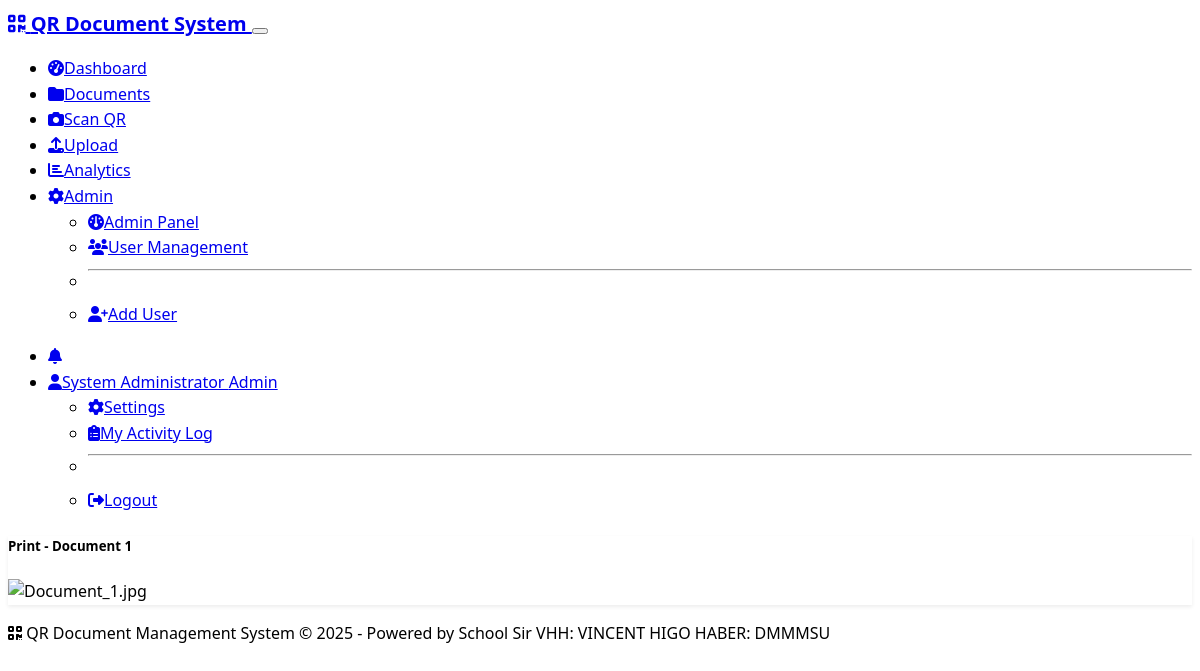
/document/10/print (signed in), run on the app's committed database.
### models.py (models this page shows, shortened)
class User(UserMixin, db.Model):
    id = db.Column(db.Integer, primary_key=True)
    username = db.Column(db.String(64), unique=True, nullable=False, index=True)
    email = db.Column(db.String(120), unique=True, nullable=False, index=True)
    password_hash = db.Column(db.String(256), nullable=False)
    first_name = db.Column(db.String(50), nullable=False)
    last_name = db.Column(db.String(50), nullable=False)
    student_id = db.Column(db.String(20), unique=True, nullable=True)
    role_id = db.Column(db.Integer, db.ForeignKey('role.id'), nullable=False)
    is_active = db.Column(db.Boolean, default=True)
    last_login = db.Column(db.DateTime)
    created_at = db.Column(db.DateTime, default=datetime.utcnow)
    uploaded_documents = db.relationship('Document', foreign_keys='Document.uploaded_by_id', backref='uploader', lazy='dynamic')
    owned_documents = db.relationship('Document', foreign_keys='Document.owner_id', backref='owner', lazy='dynamic')
    access_logs = db.relationship('AccessLog', backref='user', lazy='dynamic')
    def get_full_name(self):
        return f"{self.first_name} {self.last_name}"
    def has_role(self, role_name):
        return self.role and self.role.name == role_name
    def can_access_admin(self):
        return self.has_role('Admin')
    def can_upload_documents(self):
        return self.has_role('Admin') or self.has_role('Teacher') or self.has_role('Registrar')

class Role(db.Model):
    id = db.Column(db.Integer, primary_key=True)
    name = db.Column(db.String(50), unique=True, nullable=False)
    users = db.relationship('User', backref='role', lazy='dynamic')

class Document(db.Model):
    id = db.Column(db.Integer, primary_key=True)
    title = db.Column(db.String(200), nullable=False)
    filename = db.Column(db.String(200), nullable=False)
    file_path = db.Column(db.String(500), nullable=False)
    file_size = db.Column(db.Integer)
    file_type = db.Column(db.String(50))
    qr_code_path = db.Column(db.String(500))
    qr_code_data = db.Column(db.Text)  # Stores the QR code content
    document_number = db.Column(db.String(50), unique=True, nullable=True)
    document_type_id = db.Column(db.Integer, db.ForeignKey('document_type.id'), nullable=False)
    uploaded_by_id = db.Column(db.Integer, db.ForeignKey('user.id'), nullable=False)
    owner_id = db.Column(db.Integer, db.ForeignKey('user.id'), nullable=False)
    created_at = db.Column(db.DateTime, default=datetime.utcnow)
    updated_at = db.Column(db.DateTime, default=datetime.utcnow, onupdate=datetime.utcnow)
    is_active = db.Column(db.Boolean, default=True)
    access_count = db.Column(db.Integer, default=0)
    access_logs = db.relationship('AccessLog', backref='document', lazy='dynamic')
    owner_details = db.relationship('OwnerDocumentDetails', backref='document', uselist=False, cascade='all, delete-orphan')

### routes.py (the view, shortened to what this page needs)
@app.route('/document/<int:doc_id>/print')
@login_required
def print_document(doc_id):
    document = Document.query.get_or_404(doc_id)
    if current_user.has_role('Student') and document.owner_id != current_user.id:
        abort(403)
    if not current_user.can_access_admin():
        if not _has_temp_grant(current_user.id, document.id, 'print'):
            flash('Printing requires administrator approval. A request is needed.', 'warning')
            return redirect(url_for('document_detail', doc_id=document.id))
    preview_kind = 'other'
    ft = (document.file_type or '').lower()
    if ft:
        if ft.startswith('image/'):
            preview_kind = 'image'
        elif 'pdf' in ft:
            preview_kind = 'pdf'
        elif 'word' in ft or 'msword' in ft or 'officedocument' in ft:
            preview_kind = 'word'
    if preview_kind == 'image':
        file_url = url_for('view_document', doc_id=document.id) + '?_ts=' + str(int(datetime.utcnow().timestamp()))
        return render_template('print_document.html', document=document, preview_kind='image', file_url=file_url)

### app.py (called while the page is built)
@app.context_processor
def inject_static_version():
    return {'static_version': app.config.get('STATIC_VERSION', '1')}

@login_manager.user_loader
def load_user(user_id):
    from models import User
    return User.query.get(int(user_id))

### templates/print_document.html (shortened to what this page needs)
{% extends "base.html" %}
{% block content %}
<div class="container mt-4">
    <div class="card">
        <div class="card-body text-center">
            <h5 class="mb-3">Print - {{ document.title }}</h5>
            {% if preview_kind == 'image' %}
                <img src="{{ file_url }}" alt="{{ document.filename }}" class="img-fluid" style="max-width:100%;">
            {% elif preview_kind == 'pdf' %}
                <iframe src="{{ file_url }}" style="width:100%;height:90vh;border:0;"></iframe>
            {% else %}
                <p>Download the document to print: <a href="{{ url_for('download_document', doc_id=document.id) }}">Download</a></p>
            {% endif %}
        </div>
    </div>
</div>
{% endblock %}

### templates/base.html (shortened to what this page needs)
<!DOCTYPE html>
<html lang="en" data-bs-theme="dark">
<head>
    <link href="https://cdn.replit.com/agent/bootstrap-agent-dark-theme.min.css" rel="stylesheet">
    <link rel="stylesheet" href="https://cdnjs.cloudflare.com/ajax/libs/font-awesome/6.4.0/css/all.min.css">
    <link rel="stylesheet" href="{{ url_for('static', filename='css/custom.css') }}">
</head>
<body>
    {% if current_user.is_authenticated %}
    <nav class="navbar navbar-expand-lg navbar-dark bg-dark">
        <div class="container">
            <a class="navbar-brand" href="{{ url_for('dashboard') }}">
                <i class="fas fa-qrcode me-2"></i>
                QR Document System
            </a>
            <button class="navbar-toggler" type="button" data-bs-toggle="collapse" data-bs-target="#navbarNav" aria-controls="navbarNav" aria-expanded="false" aria-label="Toggle navigation" title="Toggle navigation">
            </button>
            <div class="collapse navbar-collapse" id="navbarNav">
                <ul class="navbar-nav me-auto">
                    <li class="nav-item">
                        <a class="nav-link" href="{{ url_for('dashboard') }}">
                            <i class="fas fa-tachometer-alt me-1"></i>Dashboard
                        </a>
                    </li>
                    <li class="nav-item">
                        <a class="nav-link" href="{{ url_for('documents') }}">
                            <i class="fas fa-folder me-1"></i>Documents
                        </a>
                    </li>
                    <li class="nav-item">
                        <a class="nav-link" href="{{ url_for('scan_qr') }}">
                            <i class="fas fa-camera me-1"></i>Scan QR
                        </a>
                    </li>
                    {% if current_user.can_upload_documents() %}
                    <li class="nav-item">
                        <a class="nav-link" href="{{ url_for('upload_document') }}">
                            <i class="fas fa-upload me-1"></i>Upload
                        </a>
                    </li>
                    {% endif %}
                    {% if current_user.has_role('Admin') or current_user.has_role('Teacher') or current_user.has_role('Registrar') %}
                    <li class="nav-item">
                        <a class="nav-link" href="{{ url_for('analytics') }}">
                            <i class="fas fa-chart-bar me-1"></i>Analytics
                        </a>
                    </li>
                    {% endif %}
                    {% if current_user.can_access_admin() %}
                    <li class="nav-item dropdown">
                        <a class="nav-link dropdown-toggle" href="#" role="button" data-bs-toggle="dropdown">
                            <i class="fas fa-cog me-1"></i>Admin
                        </a>
                        <ul class="dropdown-menu">
                            <li><a class="dropdown-item" href="{{ url_for('admin_panel') }}">
                                <i class="fas fa-dashboard me-1"></i>Admin Panel
                            </a></li>
                            <li><a class="dropdown-item" href="{{ url_for('admin_users') }}">
                                <i class="fas fa-users me-1"></i>User Management
                            </a></li>
                            <li><hr class="dropdown-divider"></li>
                            <li><a class="dropdown-item" href="{{ url_for('register') }}">
                                <i class="fas fa-user-plus me-1"></i>Add User
                            </a></li>
                        </ul>
                    </li>
                    {% endif %}
                </ul>
                <ul class="navbar-nav">
                    {% if current_user.is_authenticated and current_user.can_access_admin() %}
                    <li class="nav-item me-2">
                        <a class="nav-link position-relative" href="{{ url_for('admin_panel') }}" title="Pending edit requests">
                            <i class="fas fa-bell"></i>
                        </a>
                    </li>
                    {% endif %}
                    <li class="nav-item dropdown">
                        <a class="nav-link dropdown-toggle" href="#" role="button" data-bs-toggle="dropdown">
                            <i class="fas fa-user me-1"></i>{{ current_user.get_full_name() }}
                            <span class="badge bg-secondary ms-1">{{ current_user.role.name }}</span>
                        </a>
                        <ul class="dropdown-menu dropdown-menu-end">
                            <li><a class="dropdown-item" href="{{ url_for('settings') }}">
                                <i class="fas fa-cog me-1"></i>Settings
                            </a></li>
                            <li><a class="dropdown-item" href="{{ url_for('self_activity') }}">
                                <i class="fas fa-clipboard-list me-1"></i>My Activity Log
                            </a></li>
                            <li><hr class="dropdown-divider"></li>
                            <li><a class="dropdown-item" href="{{ url_for('logout') }}">
                                <i class="fas fa-sign-out-alt me-1"></i>Logout
                            </a></li>
                        </ul>
                    </li>
                </ul>
            </div>
        </div>
    </nav>
    {% endif %}
    <main>
        {% if error_message %}
            <div class="container mt-5">
                <div class="row justify-content-center">
                    <div class="col-md-6">
                        <div class="card">
                            <div class="card-body text-center">
                                <i class="fas fa-exclamation-triangle fa-3x text-warning mb-3"></i>
                                <h3>Error</h3>
                                <p class="text-muted">{{ error_message }}</p>
                                <a href="{{ url_for('dashboard') if current_user.is_authenticated else url_for('login') }}" class="btn btn-primary">
                                    <i class="fas fa-home me-1"></i>Go Home
                                </a>
                            </div>
                        </div>
                    </div>
                </div>
            </div>
        {% else %}
            {% block content %}{% endblock %}
        {% endif %}
    </main>
    <footer class="bg-dark text-center py-3 mt-5">
        <div class="container">
            <p class="mb-0 text-muted">
                <i class="fas fa-qrcode me-1"></i>
                QR Document Management System &copy; 2025 - Powered by School Sir VHH: VINCENT HIGO HABER: DMMMSU
            </p>
        </div>
    </footer>
</body>
</html>

### static/css/custom.css (style rules this page uses)
:root { --primary-color: #0d6efd; --secondary-color: #6c757d; --success-color: #198754; --info-color: #0dcaf0; --warning-color: #ffc107; --danger-color: #dc3545; --light-color: #f8f9fa; --dark-color: #212529; }
body { font-family: 'Segoe UI', Tahoma, Geneva, Verdana, sans-serif; line-height: 1.6; text-size-adjust: 100%; }
.container { max-width: 1200px; }
.navbar-brand { font-weight: 600; font-size: 1.25rem; }
.navbar-nav .nav-link { font-weight: 500; transition: color 0.3s ease; }
.card { border: none; box-shadow: 0 0.125rem 0.25rem rgba(0, 0, 0, 0.075); transition: box-shadow 0.3s ease; }
.badge { font-weight: 500; border-radius: 0.375rem; }
footer { margin-top: auto; border-top: 1px solid rgba(var(--bs-border-color-rgb), 0.5); }

### data on the page
User: get_full_name "System Administrator"
Role: role.name "Admin"
Document: title "Document 1"
